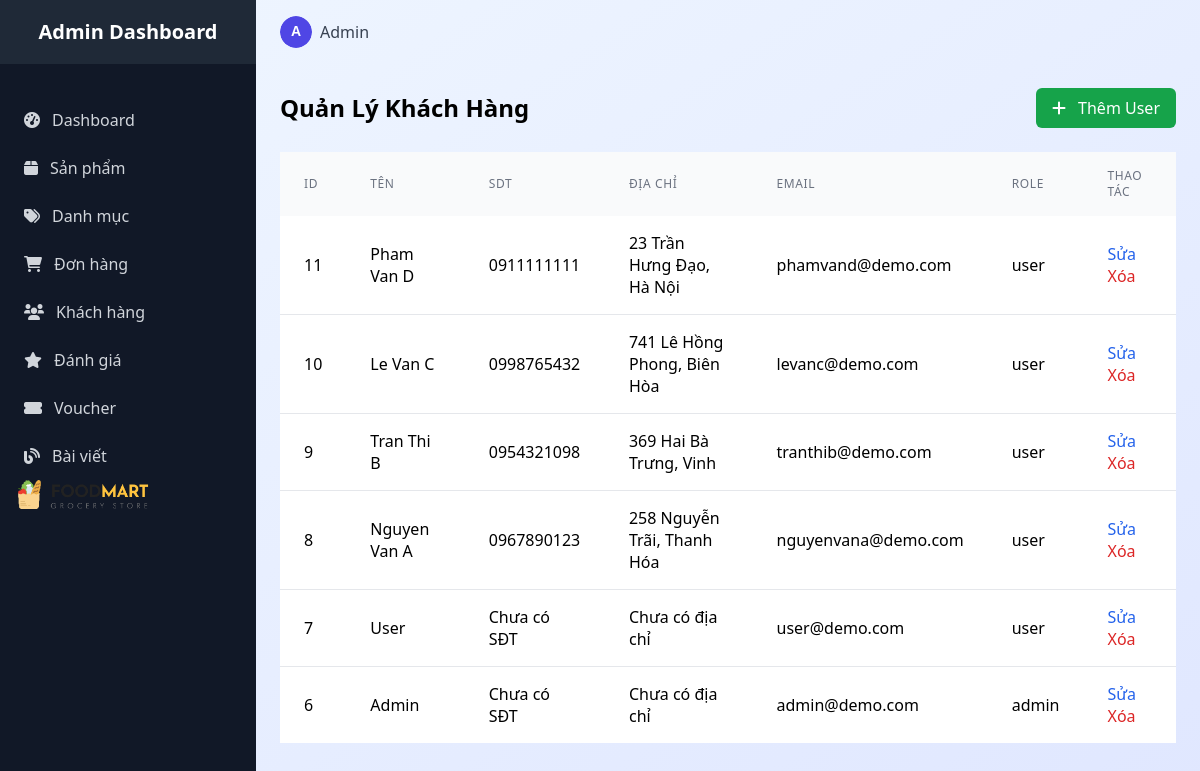
The page /admin/admin_customer/index (signed in) on the database as committed earlier.
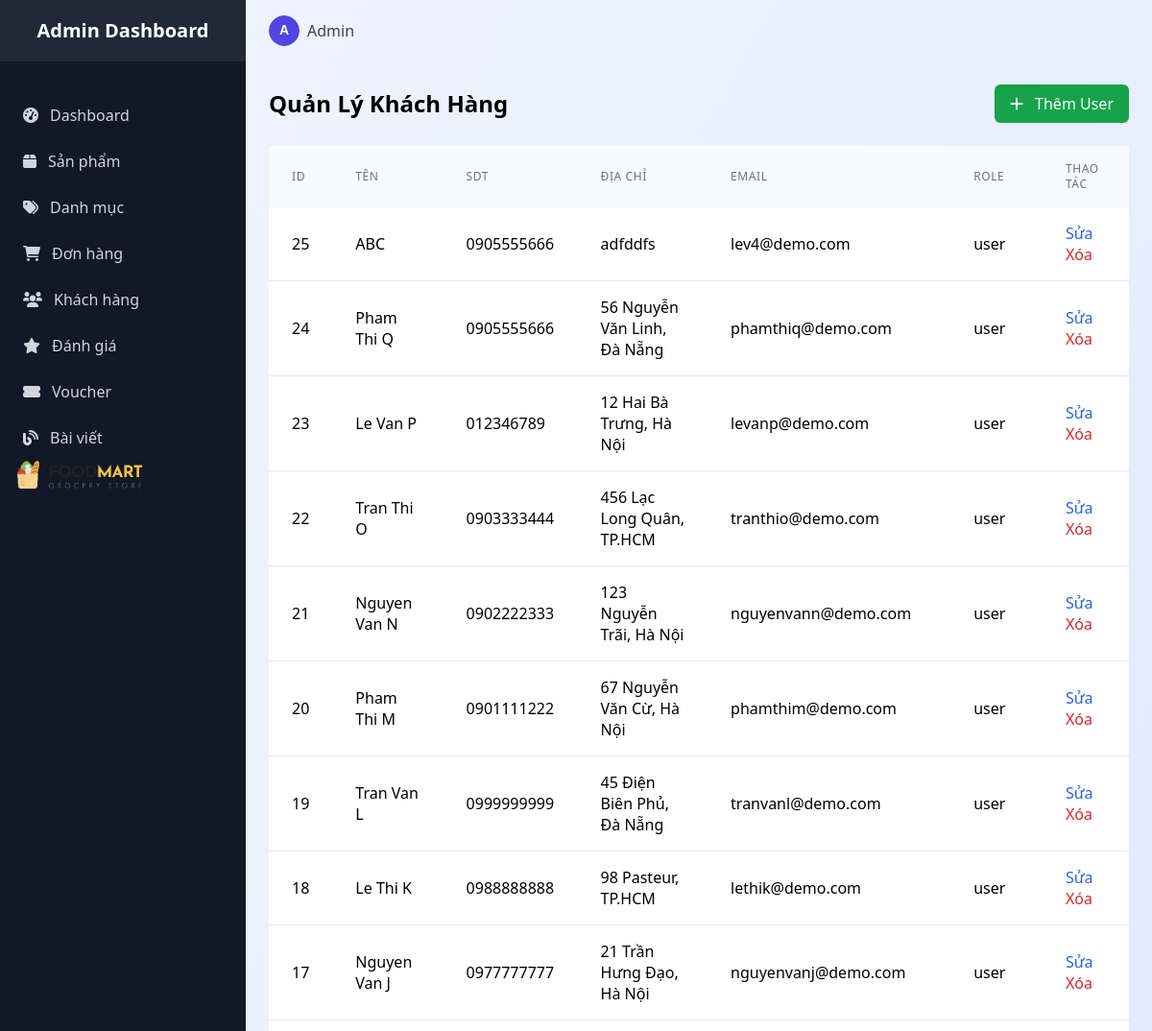
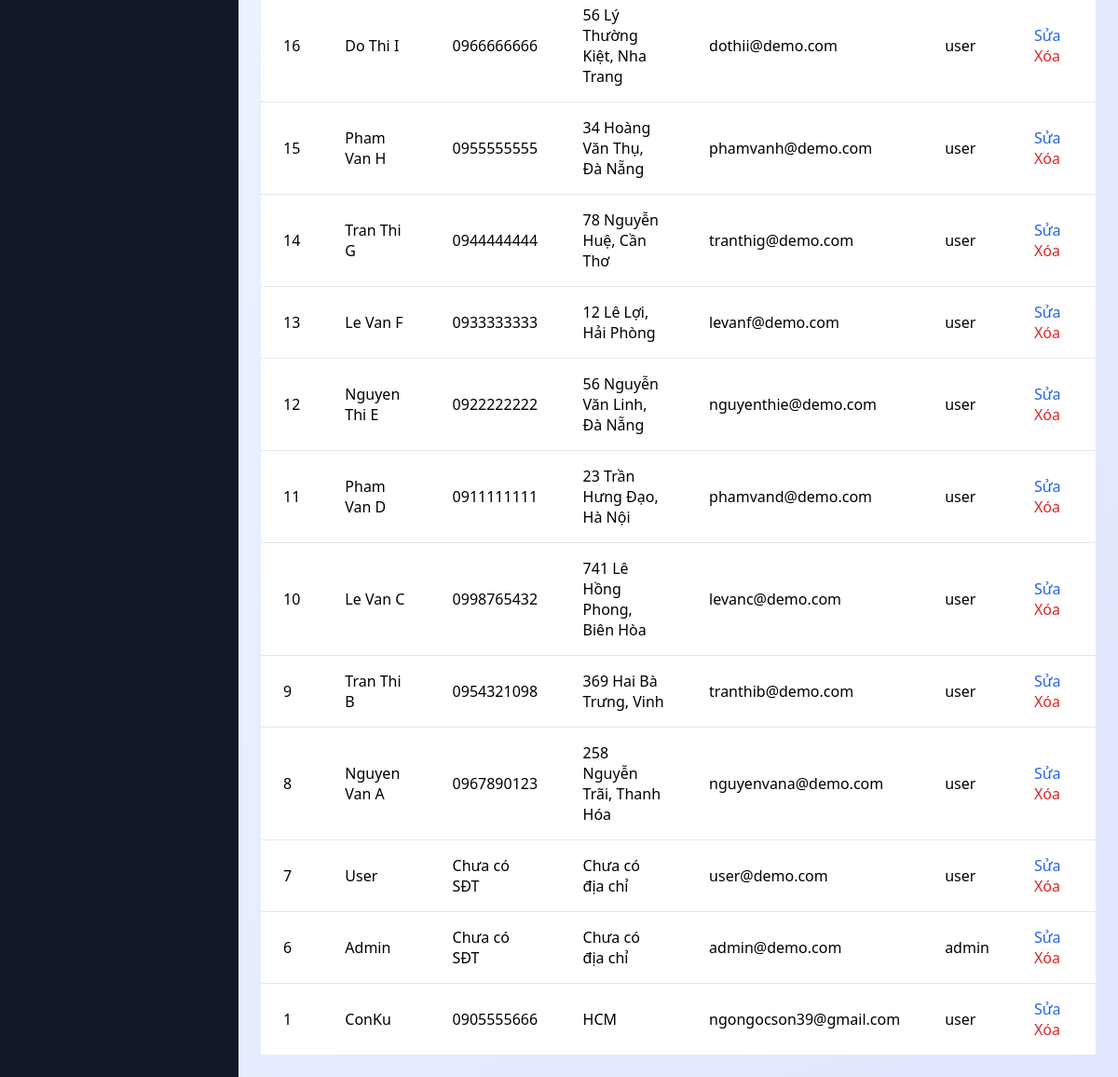
The same page on the database as committed later (2 pictures, top to bottom).
### tables this page shows
CREATE TABLE `users` (
  `id` int(11) NOT NULL,
  `name` varchar(100) NOT NULL,
  `email` varchar(150) NOT NULL,
  `address` varchar(255) DEFAULT NULL,
  `phone` varchar(50) DEFAULT NULL,
  `password` varchar(255) NOT NULL,
  `role` enum('user','admin') DEFAULT 'user',
  `created_at` timestamp NOT NULL DEFAULT current_timestamp()
);

### core/database.php (called while the page is built, shortened)
<?php
class Database {
    public function __construct() {
        $this->conn = new mysqli(DB_HOST, DB_USER, DB_PASS, DB_NAME);
    }
}

### controllers/admin/Admin_customerController.php (called while the page is built, shortened)
<?php
require_once 'models/CustomerModel.php';
class Admin_customerController {
    private $model;
    public function __construct() {
        $this->model = new CustomerModel();
    }
    public function index() {
        $customers = $this->model->getAllCustomers();
        $data = [
            'customers' => $customers
        ];
        require_once ROOT . '/views/admin/customer/customer.php';
    }
}
?>

### index.php (called while the page is built, shortened)
<?php
require_once ROOT . "core" . DIRECTORY_SEPARATOR . "app.php";
require_once ROOT . "core" . DIRECTORY_SEPARATOR . "database.php";
$app = new App();

### models/CustomerModel.php (called while the page is built, shortened)
<?php
require_once ROOT . "core/database.php";
class CustomerModel extends Database {
    public function getAllCustomers() {
        $sql = "SELECT * FROM users ORDER BY id DESC";
        $result = $this->conn->query($sql);
        return $result->fetch_all(MYSQLI_ASSOC);
    }
}
?>

### views/admin/customer/customer.php (the view)
<?php
$customers = $data['customers'] ?? [];
?>
<body class="bg-gradient-to-br from-blue-50 to-indigo-100 min-h-screen">
<?php include ROOT. '/views/admin/layouts/sidebar.php'; ?>
    <div class="lg:ml-64">
    <?php include ROOT. '/views/admin/layouts/header.php'; ?>
        <main class="p-6">
            <div class="flex justify-between items-center mb-6">
                <h2 class="text-2xl font-bold">Quản Lý Khách Hàng</h2>
                <a href="/FoodMartLab/admin/admin_customer/add" class="px-4 py-2 bg-green-600 text-white rounded-md hover:bg-green-700">
                    <i class="fas fa-plus mr-2"></i> Thêm User
                </a>
            </div>
            <div class="overflow-x-auto custom-scrollbar">
                <table class="w-full table table-striped">
                    <thead class="bg-gray-50">
                        <tr>
                            <th class="px-6 py-4 text-left text-xs font-medium text-gray-500 uppercase tracking-wider">ID</th>
                            <th class="px-6 py-4 text-left text-xs font-medium text-gray-500 uppercase tracking-wider">Tên</th>
                            <th class="px-6 py-4 text-left text-xs font-medium text-gray-500 uppercase tracking-wider">SDT</th>
                            <th class="px-6 py-4 text-left text-xs font-medium text-gray-500 uppercase tracking-wider">Địa chỉ</th>
                            <th class="px-6 py-4 text-left text-xs font-medium text-gray-500 uppercase tracking-wider">Email</th>
                            <th class="px-6 py-4 text-left text-xs font-medium text-gray-500 uppercase tracking-wider">Role</th>
                            <th class="px-6 py-4 text-left text-xs font-medium text-gray-500 uppercase tracking-wider">Thao tác</th>
                        </tr>
                    </thead>
                    <tbody class="bg-white divide-y divide-gray-200">
                        <?php if (empty($customers)): ?>
                            <tr>
                                <td colspan="7" class="px-6 py-4 text-center text-red-500">Không có khách hàng nào.</td>
                            </tr>
                        <?php else: ?>
                            <?php foreach ($customers as $customer): ?>
                                <tr class="hover:bg-gray-50">
                                    <td class="px-6 py-4"><?php echo htmlspecialchars($customer['id'] ?? 'Chưa có id'); ?></td>
                                    <td class="px-6 py-4"><?php echo htmlspecialchars($customer['name'] ?? 'Chưa có tên'); ?></td>
                                    <td class="px-6 py-4"><?php echo htmlspecialchars($customer['phone'] ?? 'Chưa có SĐT'); ?></td>
                                    <td class="px-6 py-4"><?php echo htmlspecialchars($customer['address'] ?? 'Chưa có địa chỉ'); ?></td>
                                    <td class="px-6 py-4"><?php echo htmlspecialchars($customer['email'] ?? 'Chưa có email'); ?></td>
                                    <td class="px-6 py-4"><?php echo htmlspecialchars($customer['role'] ?? 'User0'); ?></td>
                                    <td class="px-6 py-4">
                                        <a href="/FoodMartLab/admin/admin_customer/edit/?id=<?php echo $customer['id']; ?>" class="text-blue-600 hover:text-blue-800 mr-2">Sửa</a>
                                        <a href="/FoodMartLab/admin/admin_customer/delete/?id=<?php echo $customer['id']; ?>" class="text-red-600 hover:text-red-800" onclick="return confirm('Bạn có chắc chắn muốn xóa?')">Xóa</a>
                                    </td>
                                </tr>
                            <?php endforeach; ?>
                        <?php endif; ?>
                    </tbody>
                </table>
            </div>
        </main>
    </div>
</body>
</html>

### core/app.php (shortened to what this page needs)
<?php
class App
{
    protected $area = 'site';
    protected $controller = 'HomeController';
    protected $method = 'index';
    public function __construct()
    {
        $url = $this->parseUrl();
        if (isset($url[0]) && in_array(strtolower($url[0]), ['site', 'admin'])) {
            $this->area = strtolower($url[0]);
            array_shift($url);
        }
        $controllerName = ucfirst($url[0] ?? ($this->area === 'admin' ? 'Dashboard' : 'Home')) . 'Controller';
        $controllerPath = ROOT . "controllers/" . $this->area . "/" . $controllerName . ".php";
        array_shift($url);
        if (file_exists($controllerPath)) {
            $this->controller = new $controllerName();
        } else {
            $this->loadError("Không tìm thấy controller: {$controllerPath}");
            return;
        }
        if (isset($url[0]) && method_exists($this->controller, $url[0])) {
            $this->method = $url[0];
            array_shift($url);
        }
        $this->params = $url ? array_values($url) : [];
        if (method_exists($this->controller, $this->method)) {
            call_user_func_array([$this->controller, $this->method], $this->params);
        } else {
            $this->loadError("Method {$this->method}() không tồn tại trong " . get_class($this->controller));
        }
    }
    private function parseUrl()
    {
        if (isset($_GET['url'])) {
            return explode("/", filter_var(trim($_GET['url'], "/"), FILTER_SANITIZE_URL));
        }
        return [];
    }
}

### views/admin/layouts/sidebar.php (shortened to what this page needs)
<div id="sidebar" class="fixed inset-y-0 left-0 z-50 w-64 bg-gray-900 text-white sidebar-transition transform -translate-x-full lg:translate-x-0">
    <div class="flex items-center justify-center h-16 bg-gray-800">
        <h1 class="text-xl font-bold">Admin Dashboard</h1>
    </div>
    <nav class="mt-8">
        <a href="/FoodMartLab/admin/dashboard/index" class="flex items-center px-6 py-3 text-gray-300 hover:bg-gray-700 hover:text-white transition-colors duration-200">
            <i class="fas fa-tachometer-alt mr-3"></i>
            Dashboard
        </a>
        <a href="/FoodMartLab/admin/admin_product/index" class="flex items-center px-6 py-3 text-gray-300 hover:bg-gray-700 hover:text-white transition-colors duration-200">
            <i class="fas fa-box mr-3"></i>
            Sản phẩm
        </a>
        <a href="/FoodMartLab/admin/admin_category/index" class="flex items-center px-6 py-3 text-gray-300 hover:bg-gray-700 hover:text-white transition-colors duration-200">
            <i class="fas fa-tags mr-3"></i>
            Danh mục
        </a>
        <a href="/FoodMartLab/admin/admin_order/index" class="flex items-center px-6 py-3 text-gray-300 hover:bg-gray-700 hover:text-white transition-colors duration-200">
            <i class="fas fa-shopping-cart mr-3"></i>
            Đơn hàng
        </a>
        <a href="/FoodMartLab/admin/admin_customer/index" class="flex items-center px-6 py-3 text-gray-300 hover:bg-gray-700 hover:text-white transition-colors duration-200">
            <i class="fas fa-users mr-3"></i>
            Khách hàng
        </a>
        <a href="/FoodMartLab/admin/admin_review/index" class="flex items-center px-6 py-3 text-gray-300 hover:bg-gray-700 hover:text-white transition-colors duration-200">
            <i class="fas fa-star mr-3"></i>
            Đánh giá
        </a>
        <a href="/FoodMartLab/admin/admin_voucher/index" class="flex items-center px-6 py-3 text-gray-300 hover:bg-gray-700 hover:text-white transition-colors duration-200">
            <i class="fas fa-ticket-alt mr-3"></i>
            Voucher
        </a>
        <a href="/FoodMartLab/admin/admin_blog/index" class="flex items-center px-6 py-3 text-gray-300 hover:bg-gray-700 hover:text-white transition-colors duration-200">
            <i class="fas fa-blog mr-3"></i>
            Bài viết
        </a>
        <div class="col-6 col-lg-3 text-center text-lg-start">
            <a href="<?= BASE_URL ?>">
                <img src="<?= BASE_URL ?>assets/images/logo.png" alt="FoodMart Logo" class="img-fluid" style="max-height:30px; margin-left:15px;">
            </a>
        </div>
    </nav>
</div>

### views/admin/layouts/header.php (shortened to what this page needs)
<!DOCTYPE html>
<html lang="vi">
<head>
    <script src="https://cdn.tailwindcss.com"></script>
    <link href="https://cdnjs.cloudflare.com/ajax/libs/font-awesome/6.0.0/css/all.min.css" rel="stylesheet">
    <link rel="stylesheet" href="<?= BASE_URL ?>/assets/admin/css/styles.css">
</head>
<body class="bg-black bg-opacity-30 shadow-sm border-b border-gray-200 border border-gray-300">
    <div class="flex items-center justify-between px-6 py-4">
        <div class="flex items-center space-x-4">
            <div class="flex items-center space-x-2">
                <img alt="Admin" class="w-8 h-8 rounded-full" />
                <span class="text-gray-700 font-medium">Admin</span>
            </div>
        </div>
    </div>
</body>

### assets/admin/css/styles.css (style rules this page uses)
body { box-sizing: border-box; }
.sidebar-transition { transition: transform 0.3s ease-in-out; }

Rows that differ between the two databases and show on the page:
added users: id "25", name "ABC", phone "0905555666", address "adfddfs", email "lev4@demo.com", role "user"
added users: id "24", name "Pham Thi Q", phone "0905555666", address "56 Nguyễn Văn Linh, Đà Nẵng", email "phamthiq@demo.com", role "user"
added users: id "23", name "Le Van P", phone "012346789", address "12 Hai Bà Trưng, Hà Nội", email "levanp@demo.com", role "user"
added users: id "22", name "Tran Thi O", phone "0903333444", address "456 Lạc Long Quân, TP.HCM", email "tranthio@demo.com", role "user"
added users: id "21", name "Nguyen Van N", phone "0902222333", address "123 Nguyễn Trãi, Hà Nội", email "nguyenvann@demo.com", role "user"
added users: id "20", name "Pham Thi M", phone "0901111222", address "67 Nguyễn Văn Cừ, Hà Nội", email "phamthim@demo.com", role "user"
added users: id "19", name "Tran Van L", phone "0999999999", address "45 Điện Biên Phủ, Đà Nẵng", email "tranvanl@demo.com", role "user"
added users: id "18", name "Le Thi K", phone "0988888888", address "98 Pasteur, TP.HCM", email "lethik@demo.com", role "user"
added users: id "17", name "Nguyen Van J", phone "0977777777", address "21 Trần Hưng Đạo, Hà Nội", email "nguyenvanj@demo.com", role "user"
added users: id "16", name "Do Thi I", phone "0966666666", address "56 Lý Thường Kiệt, Nha Trang", email "dothii@demo.com", role "user"
added users: id "15", name "Pham Van H", phone "0955555555", address "34 Hoàng Văn Thụ, Đà Nẵng", email "phamvanh@demo.com", role "user"
added users: id "14", name "Tran Thi G", phone "0944444444", address "78 Nguyễn Huệ, Cần Thơ", email "tranthig@demo.com", role "user"
added users: id "13", name "Le Van F", phone "0933333333", address "12 Lê Lợi, Hải Phòng", email "levanf@demo.com", role "user"
added users: id "12", name "Nguyen Thi E", phone "0922222222", address "56 Nguyễn Văn Linh, Đà Nẵng", email "nguyenthie@demo.com", role "user"
added users: id "1", name "ConKu", phone "0905555666", address "HCM", email "ngongocson39@gmail.com", role "user"
